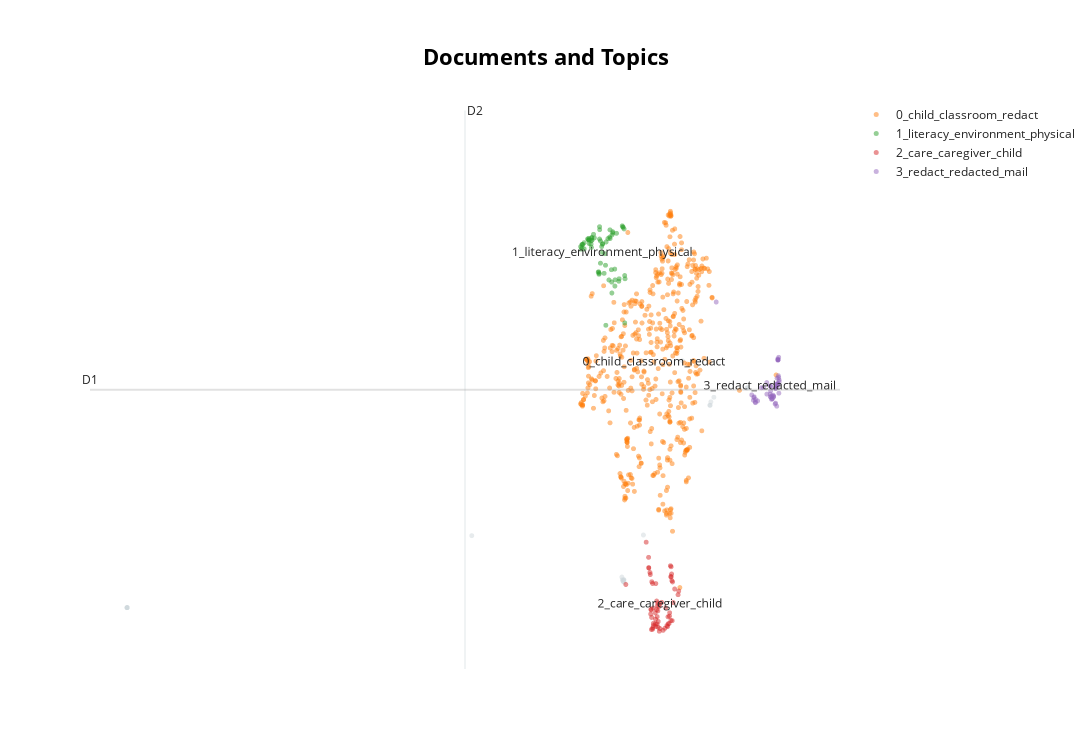

Notebook code cell kept with this figure:
### Markdown cell above
# Visualize documents

### Code cell
topic_model.visualize_documents(df_gdpr['GDPR_Text'])
